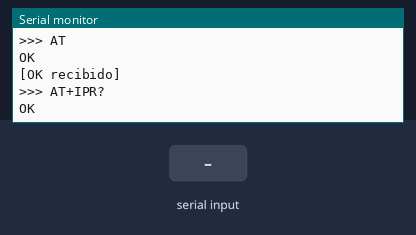
The sketch below on a simulated Arduino Uno, built with avr-gcc and run on an emulated ATmega328P. Shown: the last lines printed to the serial monitor. Inputs (shaded band) come from the test bench. The modem accepts every AT command (registered, SIM ready, sends succeed) and sends nothing else.

Above: at 12.3 s.
12.4 s: "1" received over the second serial link
At 12.8 s:
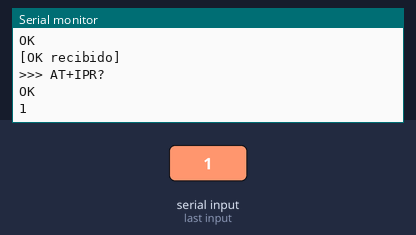
15.1 s: "0" received over the second serial link
At 16.0 s:
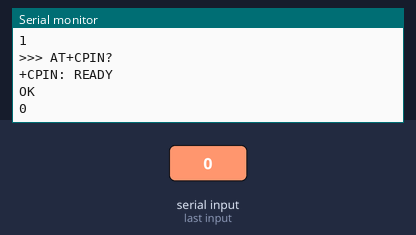
18.1 s: "2" received over the second serial link
At 19.3 s:
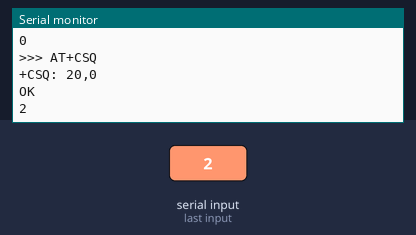

Measured:
- after the input at 12.4 s, the serial monitor: prints a new line at once (image 1)
- after the input at 15.1 s, the serial monitor: prints a new line at once (image 2)
- after the input at 18.1 s, the serial monitor: prints a new line at once (image 3)

The sketch:

UNO_A7670E_ThinkSpeak_3.ino
```cpp
#include <SoftwareSerial.h>

SoftwareSerial modem(10, 11); // RX Arduino, TX Arduino

const char APN[] = "internet";
const char THINGSPEAK_API_KEY[] = "REEMPLAZAR_POR_WRITE_API_KEY";

int valorPrueba = 100;

void clearModemBuffer() {
  while (modem.available()) {
    modem.read();
  }
}

bool waitForText(const char *target, unsigned long timeoutMs) {
  unsigned long start = millis();
  int index = 0;
  int len = strlen(target);

  while (millis() - start < timeoutMs) {
    while (modem.available()) {
      char c = modem.read();
      Serial.write(c);

      if (c == target[index]) {
        index++;

        if (index == len) {
          return true;
        }
      } else {
        index = 0;

        if (c == target[0]) {
          index = 1;
        }
      }
    }
  }

  return false;
}

void readFor(unsigned long waitMs) {
  unsigned long start = millis();

  while (millis() - start < waitMs) {
    while (modem.available()) {
      Serial.write(modem.read());
    }
  }
}

void sendCommandRead(const char *cmd, unsigned long waitMs) {
  Serial.print("\n>>> ");
  Serial.println(cmd);

  clearModemBuffer();
  modem.println(cmd);

  readFor(waitMs);

  Serial.println();
}

bool sendCommandWaitOK(const char *cmd, unsigned long timeoutMs) {
  Serial.print("\n>>> ");
  Serial.println(cmd);

  clearModemBuffer();
  modem.println(cmd);

  bool ok = waitForText("OK", timeoutMs);
  Serial.println();

  if (ok) {
    Serial.println("[OK recibido]");
  } else {
    Serial.println("[NO se recibio OK]");
  }

  return ok;
}

void force9600() {
  Serial.println("Forzando A7670E a 9600 para SoftwareSerial...");

  modem.begin(115200);
  delay(1000);

  for (int i = 0; i < 10; i++) {
    modem.println("AT");
    delay(200);
  }

  for (int i = 0; i < 10; i++) {
    modem.println("AT+IPR=9600");
    delay(300);
  }

  delay(1000);

  modem.end();
  delay(500);

  modem.begin(9600);
  delay(1000);

  Serial.println("Comunicacion con modem ajustada a 9600.");
}

void modemBasicCheck() {
  Serial.println("\nComprobacion basica del modem...");

  sendCommandWaitOK("AT", 3000);
  sendCommandRead("AT+IPR?", 2000);
  sendCommandRead("AT+CPIN?", 3000);
  sendCommandRead("AT+CSQ", 3000);
  sendCommandRead("AT+CREG?", 3000);
  sendCommandRead("AT+CGREG?", 3000);
  sendCommandRead("AT+CEREG?", 3000);
  sendCommandRead("AT+COPS?", 5000);
}

bool configureMobileData() {
  Serial.println("\nConfigurando datos moviles...");

  char cmdApn[80];

  snprintf(
    cmdApn,
    sizeof(cmdApn),
    "AT+CGDCONT=1,\"IP\",\"%s\"",
    APN
  );

  if (!sendCommandWaitOK(cmdApn, 5000)) {
    Serial.println("Fallo configurando APN.");
    return false;
  }

  if (!sendCommandWaitOK("AT+CGATT=1", 10000)) {
    Serial.println("Fallo en CGATT.");
    return false;
  }

  if (!sendCommandWaitOK("AT+CGACT=1,1", 15000)) {
    Serial.println("Fallo activando contexto PDP.");
    return false;
  }

  sendCommandRead("AT+CGPADDR=1", 5000);

  return true;
}

void closeHttpSessionIfOpen() {
  Serial.println("\nCerrando posible sesion HTTP previa...");

  Serial.println(">>> AT+HTTPTERM");
  clearModemBuffer();
  modem.println("AT+HTTPTERM");

  readFor(2000);

  Serial.println();
  Serial.println("Nota: si aqui aparece ERROR, es normal si no habia sesion HTTP abierta.");
}

bool sendThingSpeakValue(int value) {
  char url[130];

  snprintf(
    url,
    sizeof(url),
    "http://api.thingspeak.com/update?api_key=%s&field1=%d",
    THINGSPEAK_API_KEY,
    value
  );

  Serial.println("\n==============================");
  Serial.print("Enviando a ThingSpeak field1=");
  Serial.println(value);

  Serial.println("URL:");
  Serial.println(url);

  closeHttpSessionIfOpen();
  delay(500);

  if (!sendCommandWaitOK("AT+HTTPINIT", 5000)) {
    Serial.println("No se pudo iniciar HTTP.");
    return false;
  }

  char cmdUrl[190];

  snprintf(
    cmdUrl,
    sizeof(cmdUrl),
    "AT+HTTPPARA=\"URL\",\"%s\"",
    url
  );

  if (!sendCommandWaitOK(cmdUrl, 8000)) {
    Serial.println("No se pudo configurar URL.");
    sendCommandWaitOK("AT+HTTPTERM", 3000);
    return false;
  }

  Serial.println("\n>>> AT+HTTPACTION=0");
  clearModemBuffer();
  modem.println("AT+HTTPACTION=0");

  bool http200 = waitForText("+HTTPACTION: 0,200", 30000);
  Serial.println();

  Serial.println("\nCerrando HTTP...");
  sendCommandWaitOK("AT+HTTPTERM", 5000);

  if (http200) {
    Serial.println("[HTTP 200 recibido]");
    return true;
  } else {
    Serial.println("[NO se recibio HTTP 200]");
    return false;
  }
}

void setup() {
  Serial.begin(9600);
  delay(3000);

  Serial.println("=== TierraViva envio periodico ThingSpeak ===");

  force9600();

  modemBasicCheck();

  bool dataOk = configureMobileData();

  if (dataOk) {
    Serial.println("\nDatos moviles configurados correctamente.");
  } else {
    Serial.println("\nERROR: no se pudieron configurar los datos moviles.");
  }

  Serial.println("\nSetup terminado. Comenzando envios periodicos...");
}

void loop() {
  valorPrueba++;

  bool ok = sendThingSpeakValue(valorPrueba);

  if (ok) {
    Serial.println("RESULTADO: dato enviado correctamente.");
  } else {
    Serial.println("RESULTADO: fallo el envio.");
  }

  Serial.println("Esperando 20 segundos antes del siguiente envio...");
  delay(20000);
}
```
